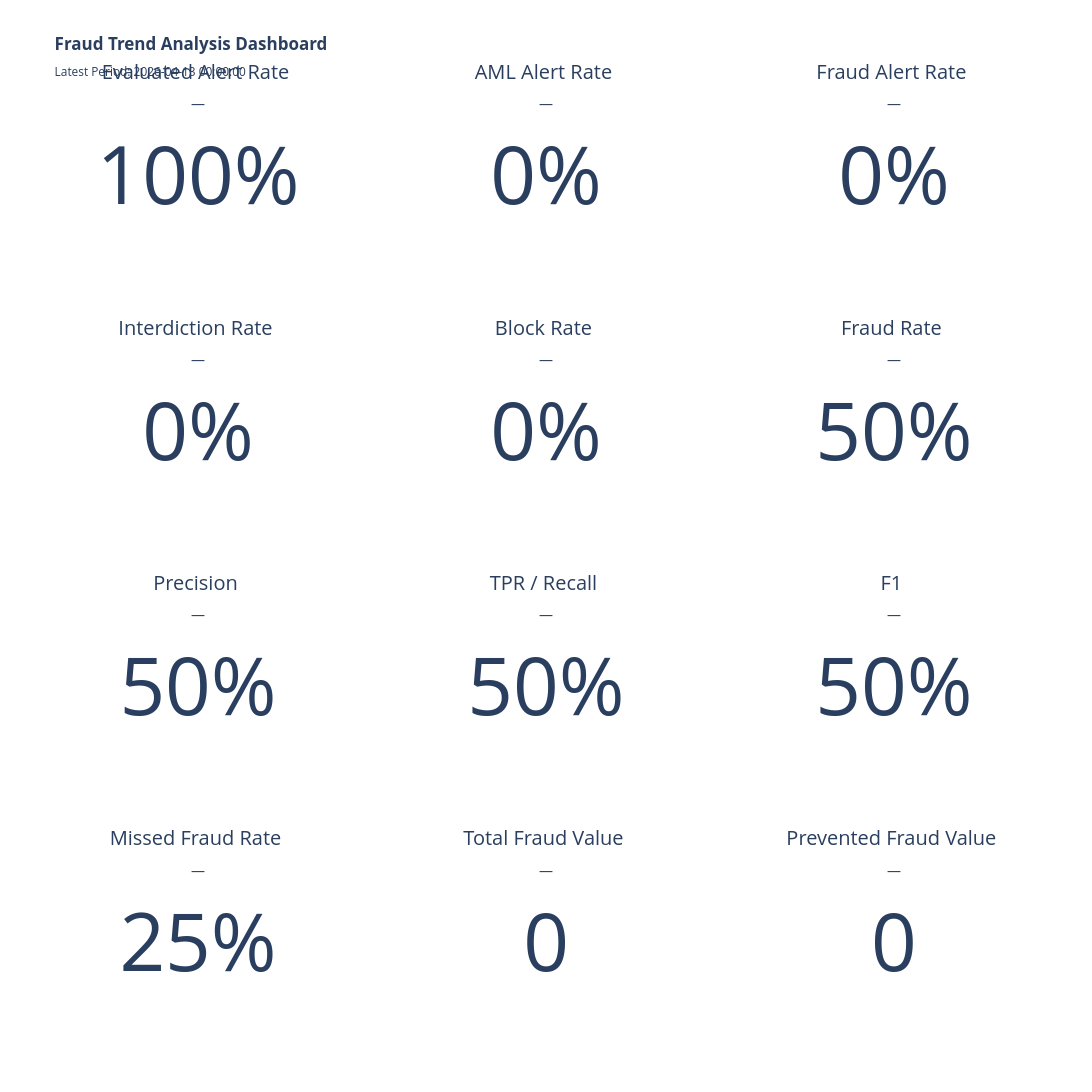
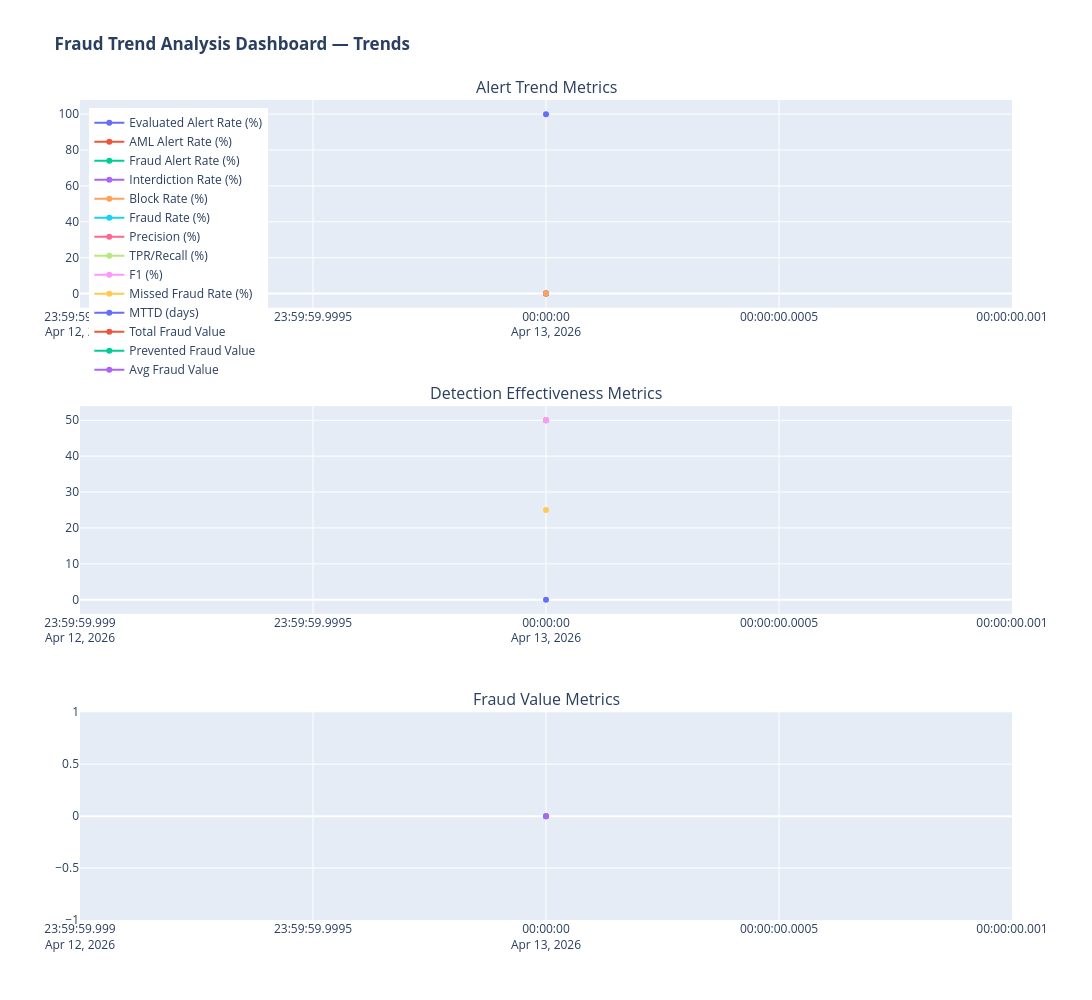

The notebook cell saved with these charts, in order:
### Code cell
trend_sdf = build_fraud_trend_timeseries(
    alerts=alerts,
    cases=cases,
    period="LAST_90_DAYS",          # LAST_7_DAYS / LAST_30_DAYS / LAST_90_DAYS / LAST_YEAR / ALL_HISTORY
    granularity="weekly"            # daily / weekly / monthly / quarterly
)

trend_sdf = add_pop_indicators(trend_sdf)

render_fraud_trend_dashboard(trend_sdf)

### Figure 1 — Plotly figure (JSON) as saved in the notebook; plotly's stock layout.template omitted (floating-point values rounded to 4 significant figures)
{"data": [{"domain": {"x": [0, 0.2533], "y": [0.84, 1]}, "mode": "number", "number": {"suffix": "%"}, "title": {"text": "Evaluated Alert Rate <br><sub>—</sub>"}, "type": "indicator", "value": 100}, {"domain": {"x": [0.3733, 0.6267], "y": [0.84, 1]}, "mode": "number", "number": {"suffix": "%"}, "title": {"text": "AML Alert Rate <br><sub>—</sub>"}, "type": "indicator", "value": 0}, {"domain": {"x": [0.7467, 1], "y": [0.84, 1]}, "mode": "number", "number": {"suffix": "%"}, "title": {"text": "Fraud Alert Rate <br><sub>—</sub>"}, "type": "indicator", "value": 0}, {"domain": {"x": [0, 0.2533], "y": [0.56, 0.72]}, "mode": "number", "number": {"suffix": "%"}, "title": {"text": "Interdiction Rate <br><sub>—</sub>"}, "type": "indicator", "value": 0}, {"domain": {"x": [0.3733, 0.6267], "y": [0.56, 0.72]}, "mode": "number", "number": {"suffix": "%"}, "title": {"text": "Block Rate <br><sub>—</sub>"}, "type": "indicator", "value": 0}, {"domain": {"x": [0.7467, 1], "y": [0.56, 0.72]}, "mode": "number", "number": {"suffix": "%"}, "title": {"text": "Fraud Rate <br><sub>—</sub>"}, "type": "indicator", "value": 50.0}, {"domain": {"x": [0, 0.2533], "y": [0.28, 0.44]}, "mode": "number", "number": {"suffix": "%"}, "title": {"text": "Precision <br><sub>—</sub>"}, "type": "indicator", "value": 50.0}, {"domain": {"x": [0.3733, 0.6267], "y": [0.28, 0.44]}, "mode": "number", "number": {"suffix": "%"}, "title": {"text": "TPR / Recall <br><sub>—</sub>"}, "type": "indicator", "value": 50}, {"domain": {"x": [0.7467, 1], "y": [0.28, 0.44]}, "mode": "number", "number": {"suffix": "%"}, "title": {"text": "F1 <br><sub>—</sub>"}, "type": "indicator", "value": 50.0}, {"domain": {"x": [0, 0.2533], "y": [0, 0.16]}, "mode": "number", "number": {"suffix": "%"}, "title": {"text": "Missed Fraud Rate <br><sub>—</sub>"}, "type": "indicator", "value": 25.0}, {"domain": {"x": [0.3733, 0.6267], "y": [0, 0.16]}, "mode": "number", "number": {"suffix": ""}, "title": {"text": "Total Fraud Value <br><sub>—</sub>"}, "type": "indicator", "value": 0}, {"domain": {"x": [0.7467, 1], "y": [0, 0.16]}, "mode": "number", "number": {"suffix": ""}, "title": {"text": "Prevented Fraud Value <br><sub>—</sub>"}, "type": "indicator", "value": 0}], "layout": {"height": 1100, "showlegend": false, "title": {"text": "<b>Fraud Trend Analysis Dashboard</b><br><sub>Latest Period: 2026-04-13 00:00:00</sub>"}, "width": 1400}}

### Figure 2 — Plotly figure (JSON) as saved in the notebook; plotly's stock layout.template omitted (floating-point values rounded to 4 significant figures)
{"data": [{"mode": "lines+markers", "name": "Evaluated Alert Rate (%)", "type": "scatter", "x": ["2026-04-13 00:00:00"], "xaxis": "x", "y": [100.0], "yaxis": "y"}, {"mode": "lines+markers", "name": "AML Alert Rate (%)", "type": "scatter", "x": ["2026-04-13 00:00:00"], "xaxis": "x", "y": [0.0], "yaxis": "y"}, {"mode": "lines+markers", "name": "Fraud Alert Rate (%)", "type": "scatter", "x": ["2026-04-13 00:00:00"], "xaxis": "x", "y": [0.0], "yaxis": "y"}, {"mode": "lines+markers", "name": "Interdiction Rate (%)", "type": "scatter", "x": ["2026-04-13 00:00:00"], "xaxis": "x", "y": [0.0], "yaxis": "y"}, {"mode": "lines+markers", "name": "Block Rate (%)", "type": "scatter", "x": ["2026-04-13 00:00:00"], "xaxis": "x", "y": [0.0], "yaxis": "y"}, {"mode": "lines+markers", "name": "Fraud Rate (%)", "type": "scatter", "x": ["2026-04-13 00:00:00"], "xaxis": "x2", "y": [50.0], "yaxis": "y2"}, {"mode": "lines+markers", "name": "Precision (%)", "type": "scatter", "x": ["2026-04-13 00:00:00"], "xaxis": "x2", "y": [50.0], "yaxis": "y2"}, {"mode": "lines+markers", "name": "TPR/Recall (%)", "type": "scatter", "x": ["2026-04-13 00:00:00"], "xaxis": "x2", "y": [50.0], "yaxis": "y2"}, {"mode": "lines+markers", "name": "F1 (%)", "type": "scatter", "x": ["2026-04-13 00:00:00"], "xaxis": "x2", "y": [50.0], "yaxis": "y2"}, {"mode": "lines+markers", "name": "Missed Fraud Rate (%)", "type": "scatter", "x": ["2026-04-13 00:00:00"], "xaxis": "x2", "y": [25.0], "yaxis": "y2"}, {"mode": "lines+markers", "name": "MTTD (days)", "type": "scatter", "x": ["2026-04-13 00:00:00"], "xaxis": "x2", "y": [0.0], "yaxis": "y2"}, {"mode": "lines+markers", "name": "Total Fraud Value", "type": "scatter", "x": ["2026-04-13 00:00:00"], "xaxis": "x3", "y": [0.0], "yaxis": "y3"}, {"mode": "lines+markers", "name": "Prevented Fraud Value", "type": "scatter", "x": ["2026-04-13 00:00:00"], "xaxis": "x3", "y": [0.0], "yaxis": "y3"}, {"mode": "lines+markers", "name": "Avg Fraud Value", "type": "scatter", "x": ["2026-04-13 00:00:00"], "xaxis": "x3", "y": [0.0], "yaxis": "y3"}], "layout": {"annotations": [{"font": {"size": 16}, "showarrow": false, "text": "Alert Trend Metrics", "x": 0.5, "xanchor": "center", "xref": "paper", "y": 1, "yanchor": "bottom", "yref": "paper"}, {"font": {"size": 16}, "showarrow": false, "text": "Detection Effectiveness Metrics", "x": 0.5, "xanchor": "center", "xref": "paper", "y": 0.6267, "yanchor": "bottom", "yref": "paper"}, {"font": {"size": 16}, "showarrow": false, "text": "Fraud Value Metrics", "x": 0.5, "xanchor": "center", "xref": "paper", "y": 0.2533, "yanchor": "bottom", "yref": "paper"}], "height": 1000, "hovermode": "x unified", "legend": {"x": 0.01, "y": 0.99}, "showlegend": true, "title": {"text": "<b>Fraud Trend Analysis Dashboard — Trends</b>"}, "width": 1400, "xaxis": {"anchor": "y", "domain": [0, 1]}, "xaxis2": {"anchor": "y2", "domain": [0, 1]}, "xaxis3": {"anchor": "y3", "domain": [0, 1]}, "yaxis": {"anchor": "x", "domain": [0.7467, 1]}, "yaxis2": {"anchor": "x2", "domain": [0.3733, 0.6267]}, "yaxis3": {"anchor": "x3", "domain": [0, 0.2533]}}}
